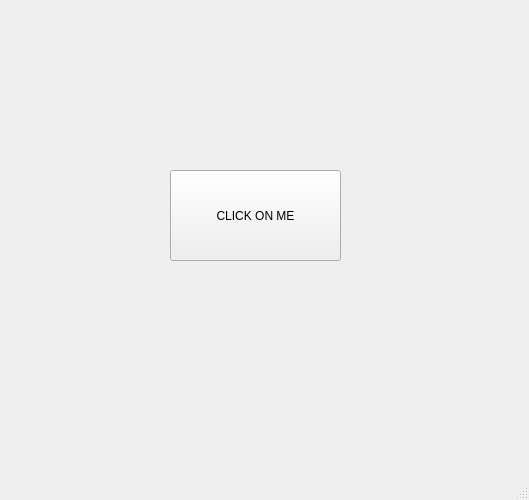
<?xml version="1.0" encoding="UTF-8"?>
<ui version="4.0">
 <class>MainWindow</class>
 <widget class="QMainWindow" name="MainWindow">
  <property name="geometry">
   <rect>
    <x>0</x>
    <y>0</y>
    <width>529</width>
    <height>500</height>
   </rect>
  </property>
  <property name="windowTitle">
   <string>MainWindow</string>
  </property>
  <widget class="QWidget" name="centralwidget">
   <widget class="QPushButton" name="button">
    <property name="geometry">
     <rect>
      <x>170</x>
      <y>170</y>
      <width>171</width>
      <height>91</height>
     </rect>
    </property>
    <property name="text">
     <string>CLICK ON ME</string>
    </property>
   </widget>
  </widget>
  <widget class="QMenuBar" name="menubar">
   <property name="geometry">
    <rect>
     <x>0</x>
     <y>0</y>
     <width>529</width>
     <height>21</height>
    </rect>
   </property>
  </widget>
  <widget class="QStatusBar" name="statusbar"/>
 </widget>
 <resources/>
 <connections/>
</ui>
